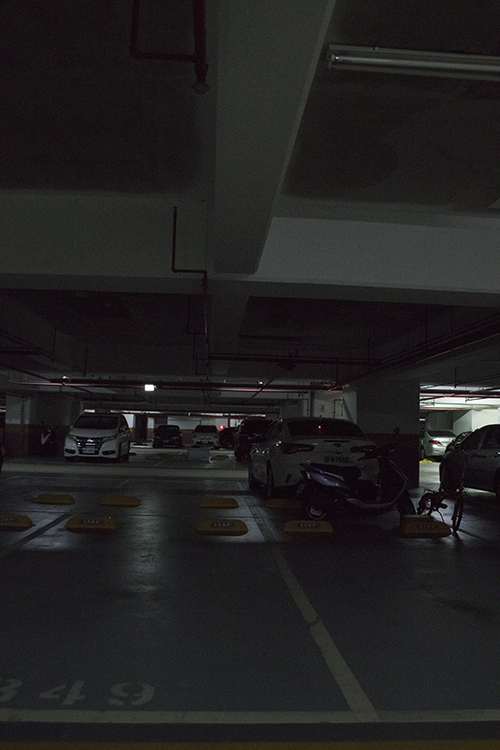
#> input picture car/IMG_01.jpg, 500 x 750 px, found by its file name
$ python hw2.py --prefix-filename car/IMG_00.jpg --format car/IMG_01.jpg --number 3 --output out.png
#> lines starting #> are read from the running program, lines starting #| are printed output that depends on the picture
import cv2
import numpy as np
import matplotlib.pyplot as plt
from skimage.feature import peak_local_max
from random import seed
from random import sample
import math
from cv2 import sort
import argparse

def feature_detection(gray, k, r_thre, right):
    # gradient
    x_kernal = np.array([[-1, 0, 1],[-2, 0, 2],[-1, 0, 1]])
    y_kernal = np.array([[1, 2, 1], [0, 0, 0], [-1, -2, -1]])
    Ix = cv2.filter2D(gray, -1, x_kernal)
    Iy = cv2.filter2D(gray, -1, y_kernal)

    # Ixx Iyy Ixy
    Ixx = cv2.GaussianBlur(Ix**2, ksize=(3,3), sigmaX=1)
    Ixy = cv2.GaussianBlur(Iy*Ix, ksize=(3,3), sigmaX=1)
    Iyy = cv2.GaussianBlur(Iy**2, ksize=(3,3), sigmaX=1)

    # Harris response calculation
    detA = Ixx * Iyy - Ixy ** 2     # determinant
    traceA = Ixx + Iyy              # trace
    harris_responses = detA - k * traceA ** 2

    # check R value
    r_arr = np.zeros(np.shape(gray))
    for r_idx, r in enumerate(harris_responses):
        for c_idx, r in enumerate(r):
            if r > r_thre and ((right and c_idx <= gray.shape[1]*0.55) or ((not right) and c_idx >= gray.shape[1]*0.45)):
                # this is a corner
                r_arr[r_idx, c_idx] = r
    # Local maximum
    corners = peak_local_max(r_arr, min_distance=9)

    # feature
    f = []
    for c in corners:
        neighbors = []
        for u in range(-2, 3, 1):
            for v in range(-2, 3, 1):
                neighbors.append(gray[c[0]+u][c[1]+v])
        f.append(neighbors)

    return corners, f


def feature_matching(corners1, features1, corners2, features2, threshold, debug=False):
    if debug:
        fig, ax = plt.subplots(nrows=1, ncols=2, figsize=(10,10))
        i1 = np.copy(img1)
        i2 = np.copy(img2)
        i1[..., 0] = img1[..., 2]
        i1[..., 1] = img1[..., 1]
        i1[..., 2] = img1[..., 0]
        i2[..., 0] = img2[..., 2]
        i2[..., 1] = img2[..., 1]
        i2[..., 2] = img2[..., 0]
        ax[0].imshow(i1, interpolation='nearest', cmap=plt.cm.gray)
        ax[1].imshow(i2, interpolation='nearest', cmap=plt.cm.gray)

    # matching
    match = {}

    for i, f in enumerate(features1):
        min_dis = 1000000
        min_index = -1
        for k in range(len(features2)):
            dis = np.sum(np.absolute(np.asarray(f)-np.asarray(features2[k])))
            if min_dis > dis and dis < threshold:
                min_dis = dis
                min_index = k
        # check min_index in features2 is not matched
        if min_index != -1:
            if min_index not in match:
                match[min_index] = [i, min_dis]
            elif match[min_index][1] > min_dis:
                match[min_index] = [i, min_dis]

    # plot matching point
    if debug:
        matching_cnt = 0
        print('img1\t->\timg2\tdistance')
        for m in match.keys():
            if(match[m][0] != -1):
                matching_cnt += 1
                print('{:d}\t->\t{:d}\t{:f}'.format(match[m][0], m, match[m][1]))
                ax[0].plot(corners1[match[m][0]][1], corners1[match[m][0]][0], '.r', markersize=3)
                ax[0].text(corners1[match[m][0]][1] + 5, corners1[match[m][0]][0] - 5, str(m))
                ax[1].plot(corners2[m][1], corners2[m][0], '.r', markersize=3)
                ax[1].text(corners2[m][1] + 5, corners2[m][0] - 5, str(m))
        print('features1: {:d}, features2: {:d}'.format(len(features1), len(features2)))
        print('total match: {:d}\n----------------------'.format(matching_cnt))
        plt.show()
    return match


def cylindrical_warping(img, f, corners):
    proj = np.zeros((img.shape), dtype=np.uint8)
    for i in range(np.shape(img)[0]):
        for j in range(np.shape(img)[1]):
            x = int(f*((i-np.shape(img)[0]/2)/math.sqrt((j-np.shape(img)[1]/2)**2+f**2)))
            x = np.shape(img)[0]-1 if x >= np.shape(img)[0] else x
            y = int(f*math.atan2((j-np.shape(img)[1]/2), f))
            y = np.shape(img)[1]-1 if y >= np.shape(img)[1] else y

            if x > np.shape(img)[0]/2 and y > np.shape(img)[1]/2:
                x -= int(np.shape(img)[0]/2)
                y -= int(np.shape(img)[1]/2)
            elif x < np.shape(img)[0]/2 and y < np.shape(img)[1]/2:
                x += int(np.shape(img)[0]/2)
                y += int(np.shape(img)[1]/2)
            elif x < np.shape(img)[0]/2 and y > np.shape(img)[1]/2:
                x += int(np.shape(img)[0]/2)
                y -= int(np.shape(img)[1]/2)
            elif x > np.shape(img)[0]/2 and y < np.shape(img)[1]/2:
                x -= int(np.shape(img)[0]/2)
                y += int(np.shape(img)[1]/2)

            proj[x][y] = img[i][j]

    new_corners = np.array(corners)
    for i, c in enumerate(corners):
        x = int(f*((c[0]-np.shape(img)[0]/2)/math.sqrt((c[1]-np.shape(img)[1]/2)**2+f**2)))
        x = np.shape(img)[0]-1 if x >= np.shape(img)[0] else x
        y = int(f*math.atan2((c[1]-np.shape(img)[1]/2), f))
        y = np.shape(img)[1]-1 if y >= np.shape(img)[1] else y

        if x > np.shape(img)[0]/2 and y > np.shape(img)[1]/2:
            x -= int(np.shape(img)[0]/2)
            y -= int(np.shape(img)[1]/2)
        elif x < np.shape(img)[0]/2 and y < np.shape(img)[1]/2:
            x += int(np.shape(img)[0]/2)
            y += int(np.shape(img)[1]/2)
        elif x < np.shape(img)[0]/2 and y > np.shape(img)[1]/2:
            x += int(np.shape(img)[0]/2)
            y -= int(np.shape(img)[1]/2)
        elif x > np.shape(img)[0]/2 and y < np.shape(img)[1]/2:
            x -= int(np.shape(img)[0]/2)
            y += int(np.shape(img)[1]/2)
        new_corners[i] = [x,y]
    return proj, new_corners


def find_translation(c1, c2, match_dict, err_thre, debug=False):
    # RANSAC: find how to translate proj1 to proj2 (move right)
    best_m1 = 0
    best_m2 = 0
    best_inliner = 0
    # err_thre = 1.5
    n = 1
    K = math.log10(0.001)/math.log10(1-math.pow(0.1,n))
    if debug:
        print('RANSAC ' + str(int(K)) + ' times')
    for k in match_dict.keys():
        # print(int(len(c1)*0.3))
        # subset = sample(match_dict.keys(), n)
        m1 = 0
        m2 = 0
        m1 += c2[k][0] - c1[match_dict[k][0]][0]
        m2 += c2[k][1] - c1[match_dict[k][0]][1]
        m1 /= float(n)
        m2 /= float(n)
        inliner = 0
        for s in match_dict.keys():
            if s == k:
                continue
            # print((abs(c2[s][0] - c1[match_dict[s][0]][0] - m1) + abs(c2[s][1] - c1[match_dict[s][0]][1] - m2))**0.5)
            if ((c2[s][0] - c1[match_dict[s][0]][0] - m1)**2 + (c2[s][1] - c1[match_dict[s][0]][1] - m2)**2)**0.5 < err_thre:
                inliner += 1

        if inliner > best_inliner:
            best_inliner = inliner
            best_m1 = m1
            best_m2 = m2
    print('x offset: {0}, y offset: {1}, highest # of inliners: {2}'.format(best_m1, best_m2, best_inliner))
    return best_m1, best_m2, best_inliner


def stitching(imgs, match_dict, offsets, blender, debug_plot=False, c1=None, c2=None):
    i1 = imgs[0].copy()
    i2 = imgs[1].copy()
    x_offsetf, y_offsetf = offsets[0], offsets[1]

    x_offset = int(round(x_offsetf))
    y_offset = int(round(y_offsetf))
    concate = np.zeros((i1.shape[0]+abs(x_offset), i1.shape[1]+y_offset, 3), dtype=np.uint8)

    # Apply offset
    if x_offset < 0:
        if debug_plot:
            for m in match_dict.keys():
                plt.plot(c1_proj[match_dict[m][0]][1]+y_offset, c1_proj[match_dict[m][0]][0], '.b', markersize=6)
                plt.plot(c2_proj[m][1], c2_proj[m][0]-x_offset, '.r', markersize=3)
        concate[:x_offset, :y_offset, :] = i2[:,:y_offset,:]
        concate[-x_offset:, i2.shape[1]:, :] = i1[:,i2.shape[1]-y_offset:,:]
        # Fill in pixels
        blend_area = {}
        for x in range(0,concate.shape[0]):
            for y in range(y_offset, i2.shape[1]):
                if x+x_offset < 0:
                    concate[x,y] = i1[x, y-y_offset]
                elif x >= i1.shape[0]:
                    concate[x,y] = i2[x+x_offset, y]
                else:
                    if i2[x+x_offset, y,0] == 0 and i2[x+x_offset, y,1] == 0 and i2[x+x_offset, y,2] == 0:
                        concate[x,y] = i1[x, y-y_offset]
                    elif i1[x, y-y_offset,0] == 0 and i1[x, y-y_offset,1] == 0 and i1[x, y-y_offset,2] == 0:
                        concate[x,y] = i2[x+x_offset, y]
                    else:
                        if blender == 'alpha':
                            # alpha blend
                            w = ((y-y_offsetf)/(i2.shape[1]-y_offsetf))
                            i2_weight = 1-w
                            concate[x,y] = i2[x+x_offset, y] * (i2_weight) + i1[x, y-y_offset] * (1-i2_weight)
                        elif blender == 'min-error-alpha':
                            # record blending area
                            if y not in blend_area:
                                blend_area[y] = [x, x]
                            else:
                                if blend_area[y][0] > x:
                                    blend_area[y][0] = x;
                                elif blend_area[y][1] < x:
                                    blend_area[y][1] = x
        if blender == 'min-error-alpha':
            order = sorted(blend_area.keys())
            bandwidth = args['bandwidth']
            w = int(bandwidth/2)
            min_err = 100000000000
            min_colidx = 0
            ww = order[-1]-w if order[-1]-w <= i2.shape[1] else i2.shape[1]
            for col in range(order[0]+w, ww):
                err = 0
                for x in range(col-w, col+w):
                    for y in range(blend_area[col][0], blend_area[col][1]):
                        # print(x+x_offset, y,x, y-y_offset )
                        diff = i2[x+x_offset, y] - i1[x, y-y_offset]
                        err += (diff[0]**2+diff[1]**2+diff[2]**2)**0.5
                if err < min_err:
                    min_err = err
                    min_colidx = col
            print(min_colidx, min_err)
            for x in range(x_offset, i2.shape[0]):
                for y in range(order[0], min_colidx-w):
                    if concate[x,y][0] == 255 and concate[x,y][1] == 0 and concate[x,y][2] == 0:
                        concate[x,y] = i2[x+x_offset, y]
            for x in range(x_offset, i2.shape[0]):
                for y in range(min_colidx-w, min_colidx+w+1):
                    if concate[x,y][0] == 255 and concate[x,y][1] == 0 and concate[x,y][2] == 0:
                        weight = (y-min_colidx+w)/bandwidth
                        concate[x,y] = i2[x+x_offset, y] * weight + i1[x, y-y_offset] * (1-weight)
            for x in range(x_offset, i2.shape[0]):
                for y in range(min_colidx+w+1, order[-1]+1):
                    if concate[x,y][0] == 255 and concate[x,y][1] == 0 and concate[x,y][2] == 0:
                        concate[x,y] = i1[x, y-y_offset]

    else:
        if debug_plot:
            for m in match_dict.keys():
                plt.plot(c1_proj[match_dict[m][0]][1]+y_offset, c1_proj[match_dict[m][0]][0]+x_offset, '.b', markersize=4)
                plt.plot(c2_proj[m][1], c2_proj[m][0], '.r', markersize=3)
        concate[:i2.shape[0], :y_offset, :] = i2[:,:y_offset,:]
        concate[x_offset:, i2.shape[1]:, :] = i1[:,i1.shape[1]-y_offset:,:]
        # Fill in pixels
        blend_area = {}     # {y_axis value: [min on x_axis, max on x_axis]}
        for x in range(0,concate.shape[0]):
            for y in range(y_offset, i2.shape[1]):
                if x-x_offset < 0:
                    concate[x,y] = i2[x, y]
                elif x >= i2.shape[0]:
                    concate[x,y] = i1[x-x_offset, y-y_offset]
                else:
                    if i2[x, y,0] == 0 and i2[x, y,1] == 0 and i2[x, y,2] == 0:
                        concate[x,y] = i1[x-x_offset, y-y_offset]
                    elif i1[x-x_offset, y-y_offset,0] == 0 and i1[x-x_offset, y-y_offset,1] == 0 and i1[x-x_offset, y-y_offset,2] == 0:
                        concate[x,y] = i2[x, y]
                    else:
                        if blender == 'alpha':
                            w = (y-y_offsetf)/(i2.shape[1]-y_offsetf)
                            i2_weight = 1-w
                            concate[x,y] = i2[x, y] * (i2_weight) + i1[x-x_offset, y-y_offset] * (1-i2_weight)

                        elif blender == 'min-error-alpha':
                            # record blending area
                            if y not in blend_area:
                                blend_area[y] = [x, x]
                            else:
                                if blend_area[y][0] > x:
                                    blend_area[y][0] = x;
                                elif blend_area[y][1] < x:
                                    blend_area[y][1] = x
                            concate[x,y] = [255,0,0]


        if blender == 'min-error-alpha':
            order = sorted(blend_area.keys())
            bandwidth = args['bandwidth']
            w = int(bandwidth/2)
            min_err = 100000000000
            min_colidx = 0
            for col in range(order[0]+w, order[-1]-w):
                err = 0
                for x in range(col-w, col+w):
                    for y in range(blend_area[col][0], blend_area[col][1]):
                        diff = i2[y,x] - i1[y-y_offset, x-x_offset]
                        err += (diff[0]**2+diff[1]**2+diff[2]**2)**0.5
                if err < min_err:
                    min_err = err
                    min_colidx = col
            print(min_colidx, min_err)
            for x in range(x_offset, i2.shape[0]):
                for y in range(order[0], min_colidx-w):
                    # print(order[0], min_colidx-w, y)
                    if concate[x,y][0] == 255 and concate[x,y][1] == 0 and concate[x,y][2] == 0:
                        concate[x,y] = i2[x,y]
            for x in range(x_offset, i2.shape[0]):
                for y in range(min_colidx-w, min_colidx+w+1):
                    if concate[x,y][0] == 255 and concate[x,y][1] == 0 and concate[x,y][2] == 0:
                        weight = (y-min_colidx+w)/bandwidth
                        concate[x,y] = i2[x,y] * weight + i1[x-x_offset, y-y_offset] * (1-weight)
            for x in range(x_offset, i2.shape[0]):
                for y in range(min_colidx+w+1, order[-1]+1):
                    if concate[x,y][0] == 255 and concate[x,y][1] == 0 and concate[x,y][2] == 0:
                        concate[x,y] = i1[x-x_offset, y-y_offset]

    if debug_plot:
        for x in range(concate.shape[0]):
            plt.plot(y_offset, x, '.g', markersize=3)
            plt.plot(i2.shape[1], x, '.g', markersize=3)
        plt.imshow(concate)
        plt.show()
    return concate


def find_black_boundary(img):
    l, r, u, d = img.shape[1], 0, 0, img.shape[0]
    for y in range(img.shape[0]):
        for x in range(img.shape[1]):
            if img[y,x,0] != 0 or img[y,x,1] != 0 or img[y,x,2] != 0:
                if x < l:
                    l = x
                if x > r:
                    r = x

    for y in range(int(img.shape[0]/2)):
        color_row = True
        for x in range(l,r):
            if img[y,x,0] == 0 and img[y,x,1] == 0 and img[y,x,2] == 0 and color_row:
                color_row = False
                break
        if color_row:
            u = y
            break
    for y in range(img.shape[0]-1, 0, -1):
        color_row = True
        for x in range(l,r):
            if img[y,x,0] == 0 and img[y,x,1] == 0 and img[y,x,2] == 0 and color_row:
                color_row = False
                break
        if color_row:
            d = y
            break

    return l, r, u, d

if __name__ == '__main__':
    # construct the argument parse and parse the arguments
    ap = argparse.ArgumentParser(
        description="A Python implementation of image stitching")
    ap.add_argument('-n', '--prefix-filename', required=True,
                    help="image file path and image prefix name, need pano.txt\
                          for example: parrington/prtn")
    ap.add_argument('-f', '--format', required=True,
                    help="input image format")
    ap.add_argument('-i', '--number', required=True, type=int,
                    help="the number of input images")
    ap.add_argument('-o', '--output', required=True,
                    help="ouput file name")
    ap.add_argument('-b', '--blender', required=False,
                    help="blend method when stitching, default is alpha, \
                          [alpha, min-error-alpha]")
    ap.add_argument('-w', '--bandwidth', required=False, type=int,
                    help="bandwidth of min error alpha blend method, default is 3")
    ap.add_argument('-D', '--debug', required=False, action='store_true',
                    help="option to show debug messages")
    ap.add_argument('-C', '--clip', required=False, action='store_true',
                    help="option to clip into rect image without black boundary")
    ap.add_argument('-c', '--clip-method', required=False,
                    help="clip-method, default is rotate-clip, \
                          [clip, rotate-clip]")
    args = vars(ap.parse_args())

    args['blender'] = 'alpha' if args['blender'] == None else args['blender']
    args['bandwidth'] = 3 if args['bandwidth'] == None else args['bandwidth']

    splitIdx = args['prefix_filename'].rfind('/')
    # Get focal lengthes
    focal_length = []
    file = open('{0}/pano.txt'.format(args['prefix_filename'][:splitIdx]), 'r')
#> (reads car/pano.txt from the repository)
    lines = file.readlines()
    for i, l in enumerate(lines):
        if i != 0 and i % 13 == 11:
            focal_length.append(float(l))

    start = 0
    end = args['number']
    projs = []
    offsets = []
    stitch = []
    first = True
    print("{:s}{:02d}.{:s}".format(args['prefix_filename'], 0, args['format']))
    for img_idx in range(start, end):
        if len(projs) == 0:
            img1 = cv2.imread("{:s}{:02d}.{:s}".format(args['prefix_filename'], img_idx, args['format']))
#> img1 is the input picture: shape (750, 500, 3); mean B, G, R 32.7, 32.3, 33.8
        img2 = cv2.imread("{:s}{:02d}.{:s}".format(args['prefix_filename'], img_idx+1, args['format']))
        print("{:s}{:02d}.{:s}".format(args['prefix_filename'], img_idx+1, args['format']))

        # feature dectection
        gray1 = cv2.cvtColor(img1, cv2.COLOR_BGR2GRAY) / 255
        gray2 = cv2.cvtColor(img2, cv2.COLOR_BGR2GRAY) / 255
        c1, f1 = feature_detection(gray1, 0.05, 0.005, right=True)
#> in feature_detection, `Ix = cv2.filter2D(gray, -1, x_kernal)`:
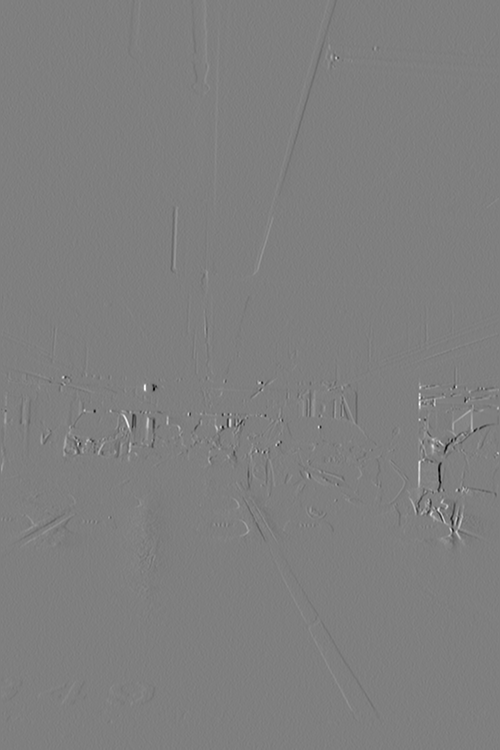
#> Ix: shape (750, 500) float64; min -3.08, max 3.09, mean 0.000682; drawn with min black and max white
#> in feature_detection, `Ixx = cv2.GaussianBlur(Ix**2, ksize=(3,3), sigmaX=1)`:
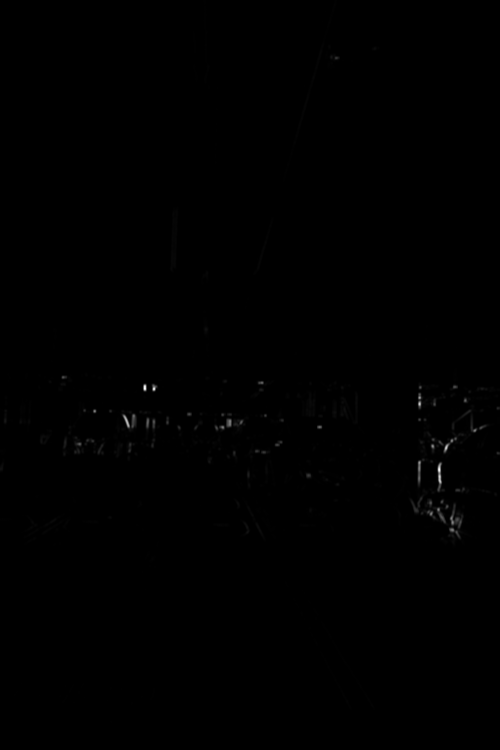
#> Ixx: shape (750, 500) float64; min 8.43e-06, max 5.59, mean 0.0114; drawn with min black and max white
#> (the rest of the program and of its run is left out)
